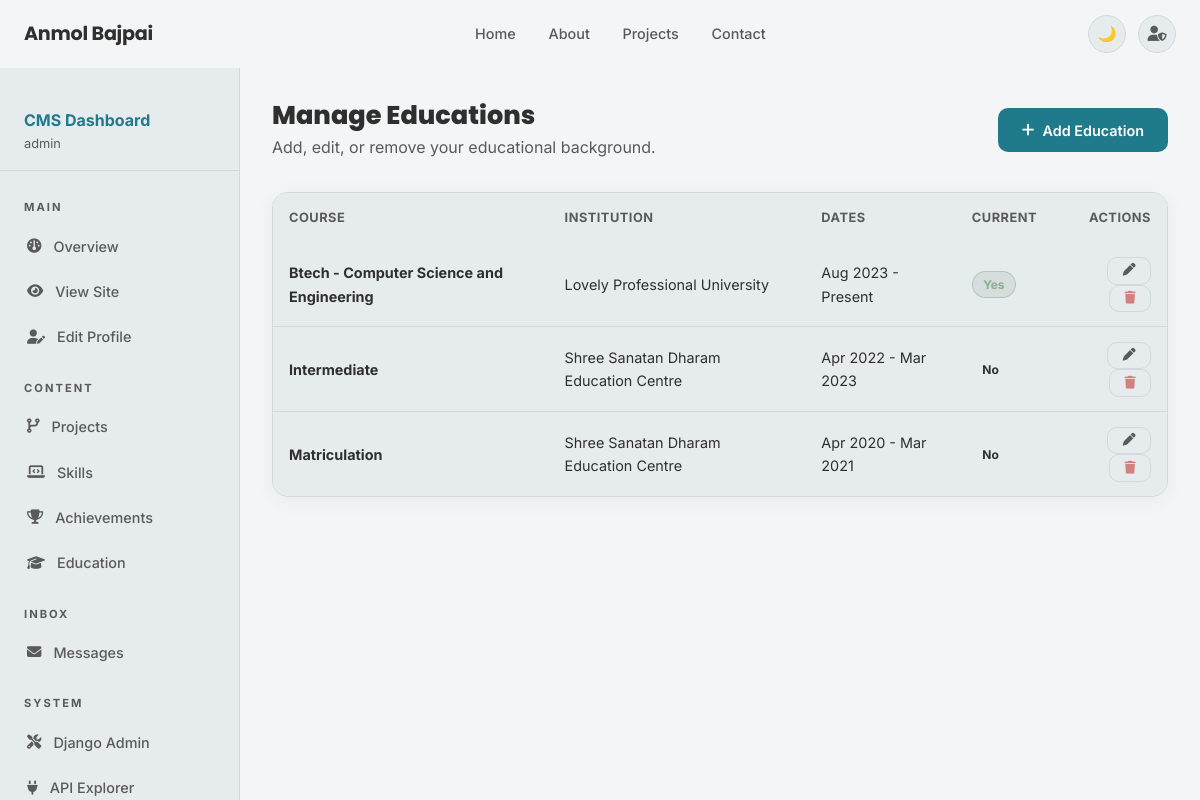
Page /dashboard/education/ (signed in) on the committed database.
### accounts_app/models.py (models this page shows, shortened)
class Education(models.Model):
    profile = models.ForeignKey(Profile, on_delete=models.CASCADE, related_name='educations')
    course = models.CharField(max_length=200)
    institution_name = models.CharField(max_length=200)
    start_date = models.DateField()
    end_date = models.DateField(null=True, blank=True)
    is_current = models.BooleanField(default=False)
    location = models.CharField(max_length=200)
    class Meta:
        ordering = ['-start_date']

### accounts_app/views.py (the view)
# urls.py: path('dashboard/education/', views.dashboard_educations_view, name='dashboard_educations'),
@login_required
@user_passes_test(superuser_check)
def dashboard_educations_view(request):
    profile = Profile.objects.first()
    educations = profile.educations.all() if profile else []
    return render(request, 'dashboard/education_list.html', {'educations': educations})

### accounts_app/views.py (called while the page is built)
def superuser_check(user):
    return user.is_superuser

### portfolio_site/context_processors.py (called while the page is built)
def portfolio_profile(request):
    try:
        profile = Profile.objects.first()
    except Exception:
        profile = None
    return {'profile': profile}

### templates/dashboard/education_list.html (shortened to what this page needs)
{% extends "base.html" %}
{% block content %}
<div class="dashboard-layout">
    <aside class="sidebar">{% include "dashboard/sidebar_nav.html" %}</aside>
    <main class="dashboard-main">
        <div class="dash-page-header" style="display:flex;justify-content:space-between;align-items:center;">
            <div>
                <h1 class="dash-title">Manage Educations</h1>
                <p class="text-muted">Add, edit, or remove your educational background.</p>
            </div>
            <a href="{% url 'add_education' %}" class="btn btn-primary"><i class="fa-solid fa-plus"></i> Add
                Education</a>
        </div>
        <div class="dash-card dash-card-flush">
            {% if educations %}
            <table class="data-table">
                <thead>
                    <tr>
                        <th>Course</th>
                        <th>Institution</th>
                        <th>Dates</th>
                        <th>Current</th>
                        <th style="text-align:right;">Actions</th>
                    </tr>
                </thead>
                <tbody>
                    {% for edu in educations %}
                    <tr>
                        <td><strong>{{ edu.course }}</strong></td>
                        <td class="text-muted">{{ edu.institution_name }}</td>
                        <td class="text-muted">
                            {{ edu.start_date|date:"M Y" }} -
                            {% if edu.is_current %}Present{% else %}{{ edu.end_date|date:"M Y" }}{% endif %}
                        </td>
                        <td>
                            {% if edu.is_current %}
                            <span class="badge badge-green">Yes</span>
                            {% else %}
                            <span class="badge badge-gray">No</span>
                            {% endif %}
                        </td>
                        <td style="text-align:right;">
                            <div class="action-buttons">
                                <a href="{% url 'edit_education' edu.pk %}" class="btn btn-ghost btn-sm" title="Edit"><i
                                        class="fa-solid fa-pen"></i></a>
                                <a href="{% url 'delete_education' edu.pk %}" class="btn btn-ghost btn-sm"
                                    style="color:var(--red);" title="Delete"><i class="fa-solid fa-trash"></i></a>
                            </div>
                        </td>
                    </tr>
                    {% endfor %}
                </tbody>
            </table>
            {% else %}
            <div style="padding:3rem;text-align:center;color:var(--text-muted);">
                <div style="font-size:2.5rem;margin-bottom:1rem;opacity:0.5;"><i class="fa-solid fa-graduation-cap"></i>
                </div>
                <p>No educations added yet.</p>
            </div>
            {% endif %}
        </div>
    </main>
</div>
{% endblock %}

### templates/dashboard/sidebar_nav.html (shortened to what this page needs)
{% load static %}
<div style="padding:1rem 1.5rem;border-bottom:1px solid var(--border);margin-bottom:0.5rem;">
    <div style="font-size:1rem;font-weight:700;color:var(--accent);">CMS Dashboard</div>
    <div style="font-size:0.8rem;color:var(--text-dim);">{{ request.user.username }}</div>
</div>
<ul class="sidebar-nav">
    <li class="sidebar-section-label">Main</li>
    <li><a href="{% url 'dashboard' %}"><i class="fa-solid fa-gauge"></i> Overview</a></li>
    <li><a href="{% url 'home' %}" target="_blank"><i class="fa-solid fa-eye"></i> View Site</a></li>
    <li><a href="{% url 'profile_edit' %}"><i class="fa-solid fa-user-pen"></i> Edit Profile</a></li>
    <li class="sidebar-section-label">Content</li>
    <li><a href="{% url 'dashboard_projects' %}"><i class="fa-solid fa-code-branch"></i> Projects</a></li>
    <li><a href="{% url 'dashboard_skills' %}"><i class="fa-solid fa-laptop-code"></i> Skills</a></li>
    <li><a href="{% url 'dashboard_achievements' %}"><i class="fa-solid fa-trophy"></i> Achievements</a></li>
    <li><a href="{% url 'dashboard_educations' %}"><i class="fa-solid fa-graduation-cap"></i> Education</a></li>
    <li class="sidebar-section-label">Inbox</li>
    <li><a href="{% url 'dashboard_messages' %}"><i class="fa-solid fa-envelope"></i> Messages</a></li>
    <li class="sidebar-section-label">System</li>
    <li><a href="/admin/"><i class="fa-solid fa-screwdriver-wrench"></i> Django Admin</a></li>
    <li><a href="/api/projects/"><i class="fa-solid fa-plug"></i> API Explorer</a></li>
</ul>

### static/css/style.css (style rules this page uses)
:root { --bg: #F3F5F6; --bg-secondary: #FFFFFF; --surface: #E6EBEE; --surface-2: #E6EBEE; --border: #D1D9DE; --text: #2F2F2F; --text-muted: #5A5A5A; --text-dim: #5A5A5A; --accent: #1F7A8C; --accent-hover: #16697A; --accent-tint: rgba(31, 122, 140, 0.10); --green: #8BAE8E; --amber: #C4A06A; --red: #D48080; --shadow-sm: 0 1px 4px rgba(0, 0, 0, 0.05); --shadow-md: 0 4px 16px rgba(0, 0, 0, 0.05); --shadow-lg: 0 8px 28px rgba(0, 0, 0, 0.05); --card-shadow: 0 4px 20px rgba(0, 0, 0, 0.05); --radius-sm: 6px; --radius-md: 10px; --radius-lg: 16px; --radius-xl: 18px; --radius-full: 9999px; --nav-height: 68px; --transition: 0.3s ease; }
*, *::before, *::after { box-sizing: border-box; margin: 0; padding: 0; }
html { scroll-behavior: smooth; font-size: 16px; }
body { font-family: 'Inter', system-ui, sans-serif; background: var(--bg); color: var(--text); line-height: 1.6; transition: background var(--transition), color var(--transition); min-height: 100vh; }
h1, h2, h3, h4, h5, h6 { font-family: 'Poppins', sans-serif; font-weight: 700; line-height: 1.2; color: var(--text); }
a { color: var(--accent); text-decoration: none; transition: color var(--transition); }
.text-muted { color: var(--text-muted); }
.btn { display: inline-flex; align-items: center; gap: 0.5rem; padding: 0.65rem 1.5rem; border-radius: var(--radius-md); font-weight: 600; font-size: 0.9rem; cursor: pointer; transition: all var(--transition); border: none; text-decoration: none; }
.btn-primary { background: var(--accent); color: #fff; border-radius: 10px; transition: 0.3s ease; }
.btn-ghost { background: var(--surface); color: var(--text-muted); border: 1px solid var(--border); }
.btn-sm { padding: 0.4rem 0.9rem; font-size: 0.8rem; }
.dash-card { background: var(--surface); border: 1px solid var(--border); border-radius: var(--radius-lg); padding: 1.5rem; margin-bottom: 1.5rem; }
.dash-card-flush { padding: 0; }
.dash-page-header { margin-bottom: 1.75rem; }
.dash-title { font-size: 1.6rem; font-weight: 800; margin-bottom: 0.25rem; }
.dashboard-layout { display: flex; min-height: 100vh; padding-top: var(--nav-height); }
.sidebar { width: 240px; flex-shrink: 0; background: var(--surface); border-right: 1px solid var(--border); padding: 1.5rem 0; position: sticky; top: var(--nav-height); height: calc(100vh - var(--nav-height)); overflow-y: auto; }
.sidebar-nav { list-style: none; }
.sidebar-nav li a { display: flex; align-items: center; gap: 0.75rem; padding: 0.7rem 1.5rem; color: var(--text-muted); font-size: 0.9rem; font-weight: 500; transition: all var(--transition); border-left: 3px solid transparent; }
.sidebar-section-label { font-size: 0.7rem; font-weight: 700; letter-spacing: 2px; text-transform: uppercase; color: var(--text-dim); padding: 1.25rem 1.5rem 0.4rem; }
.dashboard-main { flex: 1; padding: 2rem; overflow-x: hidden; }
.data-table { width: 100%; border-collapse: collapse; background: var(--surface); border-radius: var(--radius-md); overflow: hidden; }
.data-table th { background: var(--surface-2); padding: 0.9rem 1rem; text-align: left; font-size: 0.8rem; font-weight: 700; letter-spacing: 0.5px; color: var(--text-muted); text-transform: uppercase; }
.data-table td { padding: 0.9rem 1rem; border-bottom: 1px solid var(--border); font-size: 0.9rem; color: var(--text); vertical-align: middle; }
.data-table tr:last-child td { border-bottom: none; }
.badge { display: inline-block; padding: 0.2rem 0.65rem; border-radius: var(--radius-full); font-size: 0.75rem; font-weight: 700; }
.badge-green { background: rgba(95, 120, 96, 0.12); color: var(--green); border: 1px solid rgba(95, 120, 96, 0.25); }
.dash-page-header { margin-bottom: 2rem; }
.dash-title { font-size: 1.6rem; margin-bottom: 0.25rem; }
.dash-card { background: var(--surface); border: 1px solid var(--border); border-radius: var(--radius-md); padding: 1.5rem; margin-bottom: 2rem; }
.dash-card-flush { padding: 0; overflow: hidden; }
.card, .project-card, .achievement-card, .education-card, .contact-form-card, .skill-category-box, .dash-card { box-shadow: var(--card-shadow); border-radius: var(--radius-lg); border: 1px solid var(--border); background: var(--surface); transition: transform var(--transition), box-shadow var(--transition); }

### rows in the picture
Education: course "Btech - Computer Science and Engineering", institution_name "Lovely Professional University", start_date "Aug 2023", is_current "Present"
Education: course "Intermediate", institution_name "Shree Sanatan Dharam Education Centre", start_date "Apr 2022", end_date "Mar 2023", is_current "No"
Education: course "Matriculation", institution_name "Shree Sanatan Dharam Education Centre", start_date "Apr 2020", end_date "Mar 2021", is_current "No"

### other values in the picture
{{ request.user.username }} "admin"
